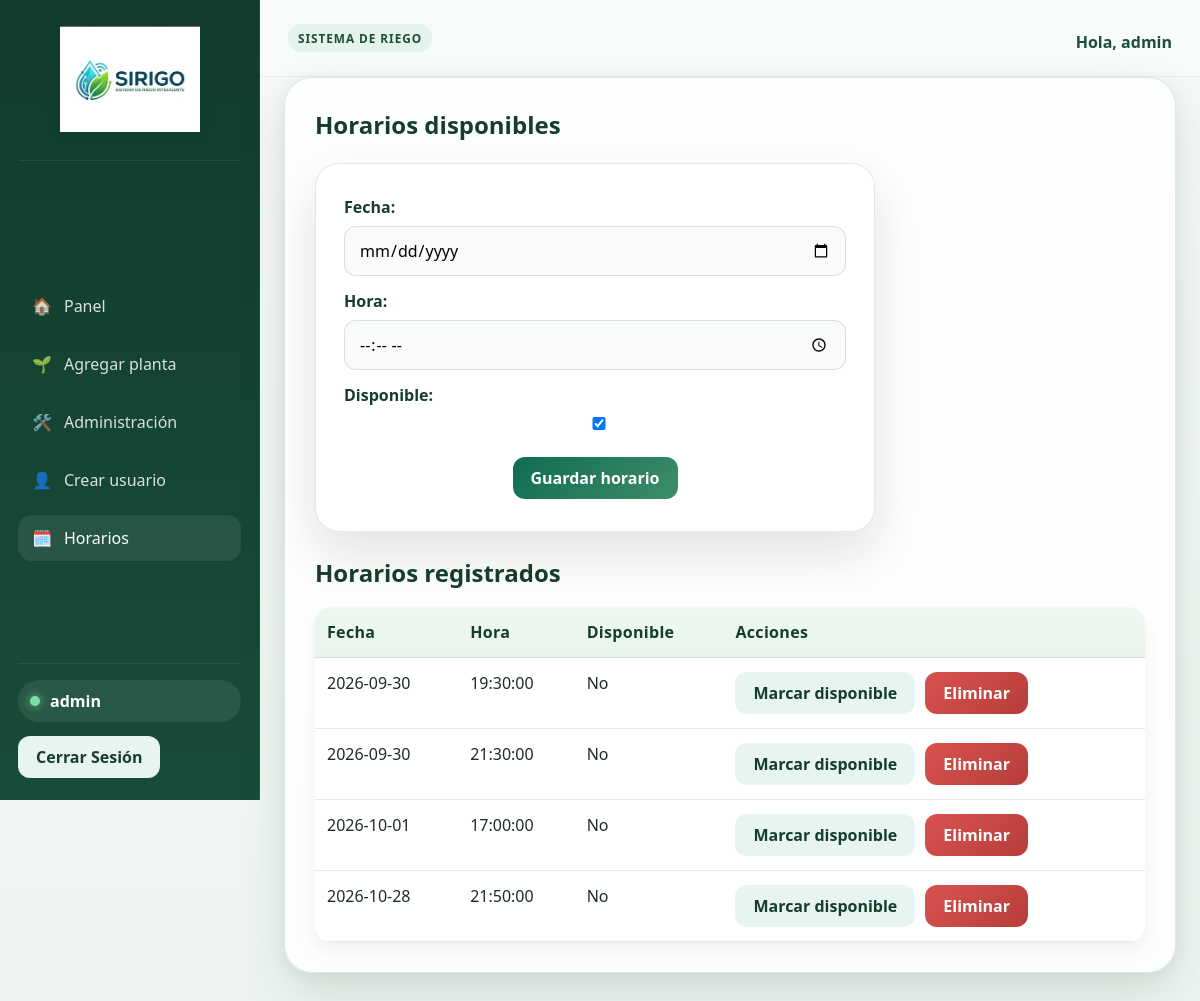
/admin-horarios/ (signed in), run on an earlier commit of the app's database.
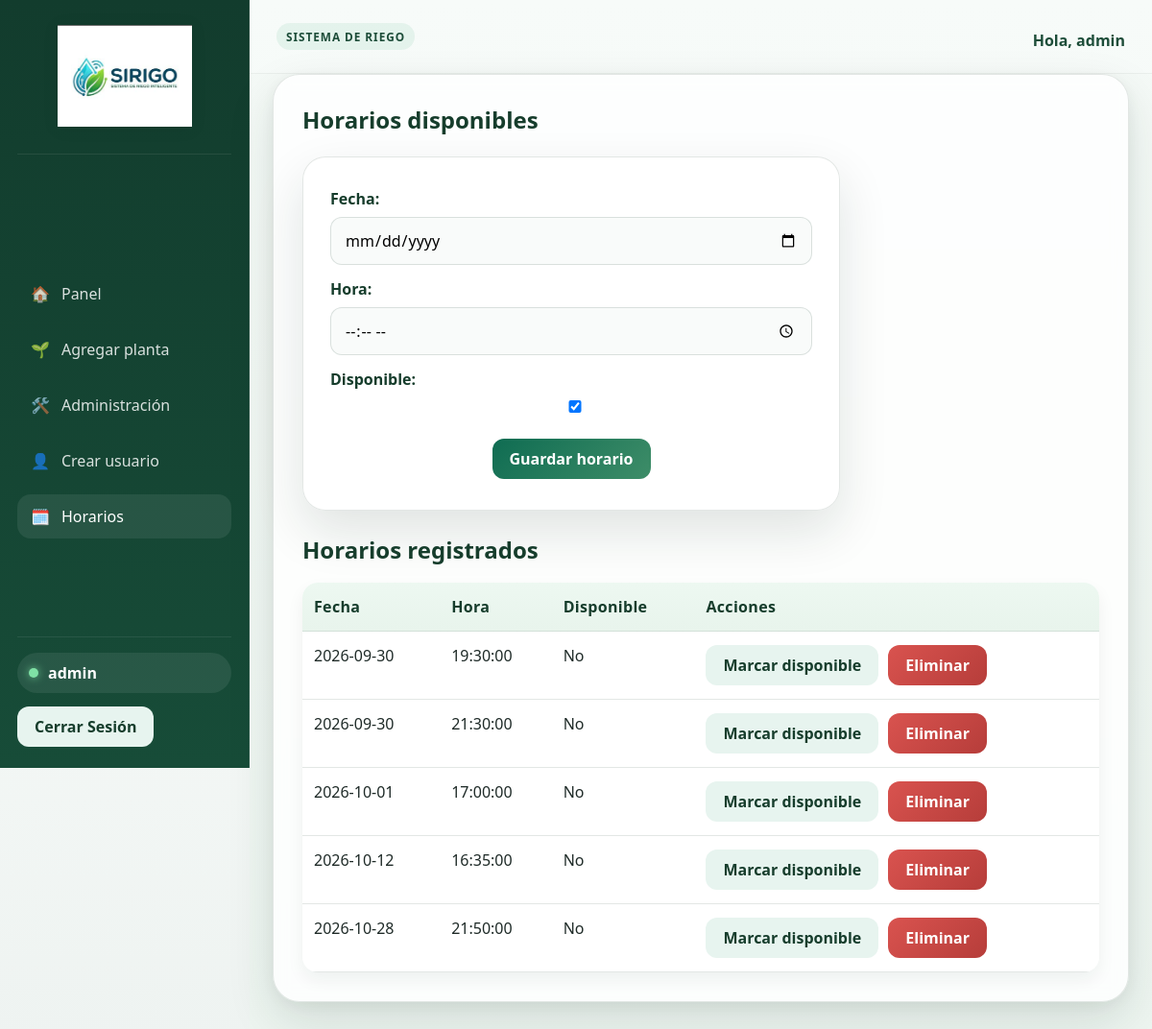
And on a later commit of the database.
### riego/models.py (models this page shows, shortened)
class HorarioDisponible(models.Model):
    fecha = models.DateField()
    hora = models.TimeField()
    disponible = models.BooleanField(default=True)
    class Meta:
        unique_together = (('fecha', 'hora'),)

### riego/views.py (the view, shortened to what this page needs)
# urls.py: path('admin-horarios/', views.admin_horarios, name='admin_horarios'),
@staff_member_required
@never_cache
def admin_horarios(request):
    form = HorarioDisponibleForm()
    horarios = HorarioDisponible.objects.order_by('fecha', 'hora')
    return render(request, 'riego/admin_horarios.html', {'form': form, 'horarios': horarios})

### riego/forms.py
class HorarioDisponibleForm(forms.ModelForm):
    fecha = forms.DateField(widget=forms.DateInput(attrs={'type': 'date'}))
    hora = forms.TimeField(widget=forms.TimeInput(attrs={'type': 'time'}))
    class Meta:
        model = HorarioDisponible
        fields = ('fecha', 'hora', 'disponible')

### riego/templates/riego/admin_horarios.html (shortened to what this page needs)
{% extends 'riego/base.html' %}
{% block contenido %}
    <div class="page-card">
        <div class="page-header">
            <h2>Horarios disponibles</h2>
        </div>
        <div class="auth-shell" style="min-height: auto; place-items: start; padding: 0 0 24px;">
            <div class="auth-card" style="width: min(100%, 560px);">
                <form method="post" class="form-layout">
                    {{ form.as_p }}
                    <div class="form-actions">
                        <button class="btn btn-primary" type="submit">Guardar horario</button>
                    </div>
                </form>
            </div>
        </div>
        <h3 class="section-title">Horarios registrados</h3>
        {% if horarios %}
            <table class="data-table">
                <thead>
                    <tr>
                        <th>Fecha</th>
                        <th>Hora</th>
                        <th>Disponible</th>
                        <th>Acciones</th>
                    </tr>
                </thead>
                <tbody>
                    {% for horario in horarios %}
                        <tr>
                            <td>{{ horario.fecha|date:"Y-m-d" }}</td>
                            <td>{{ horario.hora|time:"H:i:s" }}</td>
                            <td>{{ horario.disponible|yesno:'Sí,No' }}</td>
                            <td>
                                <div class="page-actions">
                                    <form method="post">
                                        <button class="btn btn-secondary" type="submit">
                                            {% if horario.disponible %}Marcar no disponible{% else %}Marcar disponible{% endif %}
                                        </button>
                                    </form>
                                    <form method="post" onsubmit="return confirm('¿Eliminar este horario?');">
                                        <button class="btn btn-danger" type="submit">Eliminar</button>
                                    </form>
                                </div>
                            </td>
                        </tr>
                    {% endfor %}
                </tbody>
            </table>
        {% else %}
            <div class="empty-state">Aún no hay horarios registrados.</div>
        {% endif %}
    </div>
{% endblock %}

### riego/templates/riego/base.html (shortened to what this page needs)
{% load static %}
<!DOCTYPE html>
<html lang="es">
<head>
    <link rel="stylesheet" href="{% static 'riego/css/styles.css' %}?v=7">
</head>
<body>
    <div class="app-shell {% if user.is_authenticated %}app-shell--dashboard{% endif %}">
        {% if user.is_authenticated %}
            <aside class="sidebar">
                <div class="sidebar-brand">
                    <img class="brand-logo-img" src="{% static 'riego/images/logo.jpeg' %}" alt="SIRIGO" style="max-width: 140px; height: auto; display: block; margin: 0 auto 10px;">
                </div>
                <nav class="sidebar-nav" aria-label="Navegación principal">
                    <a class="sidebar-link {% if request.resolver_match.url_name == 'panel' %}is-active{% endif %}" href="{% url 'panel' %}">
                        <span>🏠</span>
                        <span>Panel</span>
                    </a>
                    <a class="sidebar-link " href="{% if user.is_staff %}{% url 'admin_agregar_planta' %}{% else %}{% url 'nueva_planta' %}{% endif %}">
                        <span>🌱</span>
                        <span>Agregar planta</span>
                    </a>
                    {% if user.is_staff %}
                        <a class="sidebar-link {% if request.resolver_match.url_name == 'admin_dashboard' %}is-active{% endif %}" href="{% url 'admin_dashboard' %}">
                            <span>🛠️</span>
                            <span>Administración</span>
                        </a>
                        <a class="sidebar-link {% if request.resolver_match.url_name == 'admin_crear_usuario' %}is-active{% endif %}" href="{% url 'admin_crear_usuario' %}">
                            <span>👤</span>
                            <span>Crear usuario</span>
                        </a>
                        <a class="sidebar-link {% if request.resolver_match.url_name == 'admin_horarios' %}is-active{% endif %}" href="{% url 'admin_horarios' %}">
                            <span>🗓️</span>
                            <span>Horarios</span>
                        </a>
                    {% endif %}
                </nav>
                <div class="sidebar-footer">
                    <div class="user-pill">
                        <span class="user-dot"></span>
                        <span>{{ user.username }}</span>
                    </div>
                    <form class="logout-form" method="post" action="{% url 'logout' %}">
                        <button class="btn btn-secondary" type="submit">Cerrar Sesión</button>
                    </form>
                </div>
            </aside>
            <div class="main-panel">
                <header class="content-topbar">
                    <div>
                        <span class="section-tag">Sistema de riego</span>
                    </div>
                    <div class="content-topbar__meta">
                        <span>Hola, {{ user.username }}</span>
                    </div>
                </header>
        {% endif %}
        <main class="{% if user.is_authenticated %}page-content page-content--compact app-content-auth{% else %}page-content{% endif %}">
            {% block contenido %}{% endblock %}
        </main>
        {% if user.is_authenticated %}
            </div>
        {% endif %}
    </div>
</body>
</html>

What changed in the data, as far as the page shows it:
added HorarioDisponible: fecha "2026-10-12", hora "16:35:00", disponible "No", shows "Marcar disponible"
